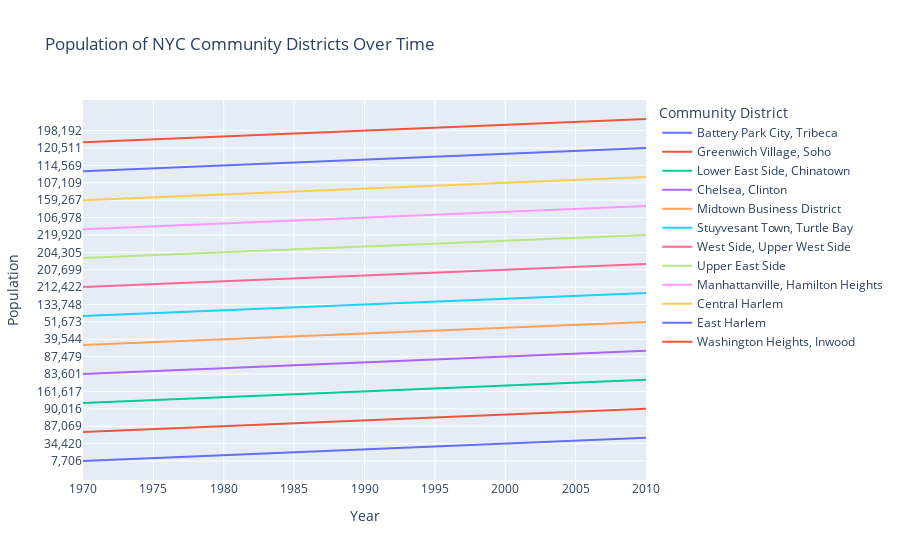

The notebook cell saved with this chart:
### Code cell
fig = px.line(
    populations[populations["Borough"] == "Manhattan"], 
    x="year",
    y="population",
    color="CD Name",
    title="Population of NYC Community Districts Over Time",
    labels={"year": "Year", "population": "Population", "CD Name": "Community District"},
)
fig.show()

### Figure 1 — Plotly figure (JSON) as saved in the notebook; plotly's stock layout.template omitted (floating-point values rounded to 4 significant figures)
{"data": [{"hovertemplate": "Community District=Battery Park City, Tribeca<br>Year=%{x}<br>Population=%{y}<extra></extra>", "legendgroup": "Battery Park City, Tribeca", "line": {"color": "#636efa", "dash": "solid"}, "marker": {"symbol": "circle"}, "mode": "lines", "name": "Battery Park City, Tribeca", "orientation": "h", "showlegend": true, "type": "scatter", "x": [1970, 1980, 1990, 2000, 2010], "xaxis": "x", "y": ["7,706", "15,918", "25,366", "34,420", "60,978"], "yaxis": "y"}, {"hovertemplate": "Community District=Greenwich Village, Soho<br>Year=%{x}<br>Population=%{y}<extra></extra>", "legendgroup": "Greenwich Village, Soho", "line": {"color": "#EF553B", "dash": "solid"}, "marker": {"symbol": "circle"}, "mode": "lines", "name": "Greenwich Village, Soho", "orientation": "h", "showlegend": true, "type": "scatter", "x": [1970, 1980, 1990, 2000, 2010], "xaxis": "x", "y": ["84,337", "87,069", "94,105", "93,119", "90,016"], "yaxis": "y"}, {"hovertemplate": "Community District=Lower East Side, Chinatown<br>Year=%{x}<br>Population=%{y}<extra></extra>", "legendgroup": "Lower East Side, Chinatown", "line": {"color": "#00cc96", "dash": "solid"}, "marker": {"symbol": "circle"}, "mode": "lines", "name": "Lower East Side, Chinatown", "orientation": "h", "showlegend": true, "type": "scatter", "x": [1970, 1980, 1990, 2000, 2010], "xaxis": "x", "y": ["181,845", "154,848", "161,617", "164,407", "163,277"], "yaxis": "y"}, {"hovertemplate": "Community District=Chelsea, Clinton<br>Year=%{x}<br>Population=%{y}<extra></extra>", "legendgroup": "Chelsea, Clinton", "line": {"color": "#ab63fa", "dash": "solid"}, "marker": {"symbol": "circle"}, "mode": "lines", "name": "Chelsea, Clinton", "orientation": "h", "showlegend": true, "type": "scatter", "x": [1970, 1980, 1990, 2000, 2010], "xaxis": "x", "y": ["83,601", "82,164", "84,431", "87,479", "103,245"], "yaxis": "y"}, {"hovertemplate": "Community District=Midtown Business District<br>Year=%{x}<br>Population=%{y}<extra></extra>", "legendgroup": "Midtown Business District", "line": {"color": "#FFA15A", "dash": "solid"}, "marker": {"symbol": "circle"}, "mode": "lines", "name": "Midtown Business District", "orientation": "h", "showlegend": true, "type": "scatter", "x": [1970, 1980, 1990, 2000, 2010], "xaxis": "x", "y": ["31,076", "39,544", "43,507", "44,028", "51,673"], "yaxis": "y"}, {"hovertemplate": "Community District=Stuyvesant Town, Turtle Bay<br>Year=%{x}<br>Population=%{y}<extra></extra>", "legendgroup": "Stuyvesant Town, Turtle Bay", "line": {"color": "#19d3f3", "dash": "solid"}, "marker": {"symbol": "circle"}, "mode": "lines", "name": "Stuyvesant Town, Turtle Bay", "orientation": "h", "showlegend": true, "type": "scatter", "x": [1970, 1980, 1990, 2000, 2010], "xaxis": "x", "y": ["122,465", "127,554", "133,748", "136,152", "142,745"], "yaxis": "y"}, {"hovertemplate": "Community District=West Side, Upper West Side<br>Year=%{x}<br>Population=%{y}<extra></extra>", "legendgroup": "West Side, Upper West Side", "line": {"color": "#FF6692", "dash": "solid"}, "marker": {"symbol": "circle"}, "mode": "lines", "name": "West Side, Upper West Side", "orientation": "h", "showlegend": true, "type": "scatter", "x": [1970, 1980, 1990, 2000, 2010], "xaxis": "x", "y": ["212,422", "206,669", "210,993", "207,699", "209,084"], "yaxis": "y"}, {"hovertemplate": "Community District=Upper East Side<br>Year=%{x}<br>Population=%{y}<extra></extra>", "legendgroup": "Upper East Side", "line": {"color": "#B6E880", "dash": "solid"}, "marker": {"symbol": "circle"}, "mode": "lines", "name": "Upper East Side", "orientation": "h", "showlegend": true, "type": "scatter", "x": [1970, 1980, 1990, 2000, 2010], "xaxis": "x", "y": ["200,851", "204,305", "210,880", "217,063", "219,920"], "yaxis": "y"}, {"hovertemplate": "Community District=Manhattanville, Hamilton Heights<br>Year=%{x}<br>Population=%{y}<extra></extra>", "legendgroup": "Manhattanville, Hamilton Heights", "line": {"color": "#FF97FF", "dash": "solid"}, "marker": {"symbol": "circle"}, "mode": "lines", "name": "Manhattanville, Hamilton Heights", "orientation": "h", "showlegend": true, "type": "scatter", "x": [1970, 1980, 1990, 2000, 2010], "xaxis": "x", "y": ["113,606", "103,038", "106,978", "111,724", "110,193"], "yaxis": "y"}, {"hovertemplate": "Community District=Central Harlem<br>Year=%{x}<br>Population=%{y}<extra></extra>", "legendgroup": "Central Harlem", "line": {"color": "#FECB52", "dash": "solid"}, "marker": {"symbol": "circle"}, "mode": "lines", "name": "Central Harlem", "orientation": "h", "showlegend": true, "type": "scatter", "x": [1970, 1980, 1990, 2000, 2010], "xaxis": "x", "y": ["159,267", "105,641", "99,519", "107,109", "115,723"], "yaxis": "y"}, {"hovertemplate": "Community District=East Harlem<br>Year=%{x}<br>Population=%{y}<extra></extra>", "legendgroup": "East Harlem", "line": {"color": "#636efa", "dash": "solid"}, "marker": {"symbol": "circle"}, "mode": "lines", "name": "East Harlem", "orientation": "h", "showlegend": true, "type": "scatter", "x": [1970, 1980, 1990, 2000, 2010], "xaxis": "x", "y": ["154,662", "114,569", "110,508", "117,743", "120,511"], "yaxis": "y"}, {"hovertemplate": "Community District=Washington Heights, Inwood<br>Year=%{x}<br>Population=%{y}<extra></extra>", "legendgroup": "Washington Heights, Inwood", "line": {"color": "#EF553B", "dash": "solid"}, "marker": {"symbol": "circle"}, "mode": "lines", "name": "Washington Heights, Inwood", "orientation": "h", "showlegend": true, "type": "scatter", "x": [1970, 1980, 1990, 2000, 2010], "xaxis": "x", "y": ["180,561", "179,941", "198,192", "208,414", "190,020"], "yaxis": "y"}], "layout": {"legend": {"title": {"text": "Community District"}, "tracegroupgap": 0}, "title": {"text": "Population of NYC Community Districts Over Time"}, "xaxis": {"anchor": "y", "domain": [0, 1], "title": {"text": "Year"}}, "yaxis": {"anchor": "x", "domain": [0, 1], "title": {"text": "Population"}}}}
